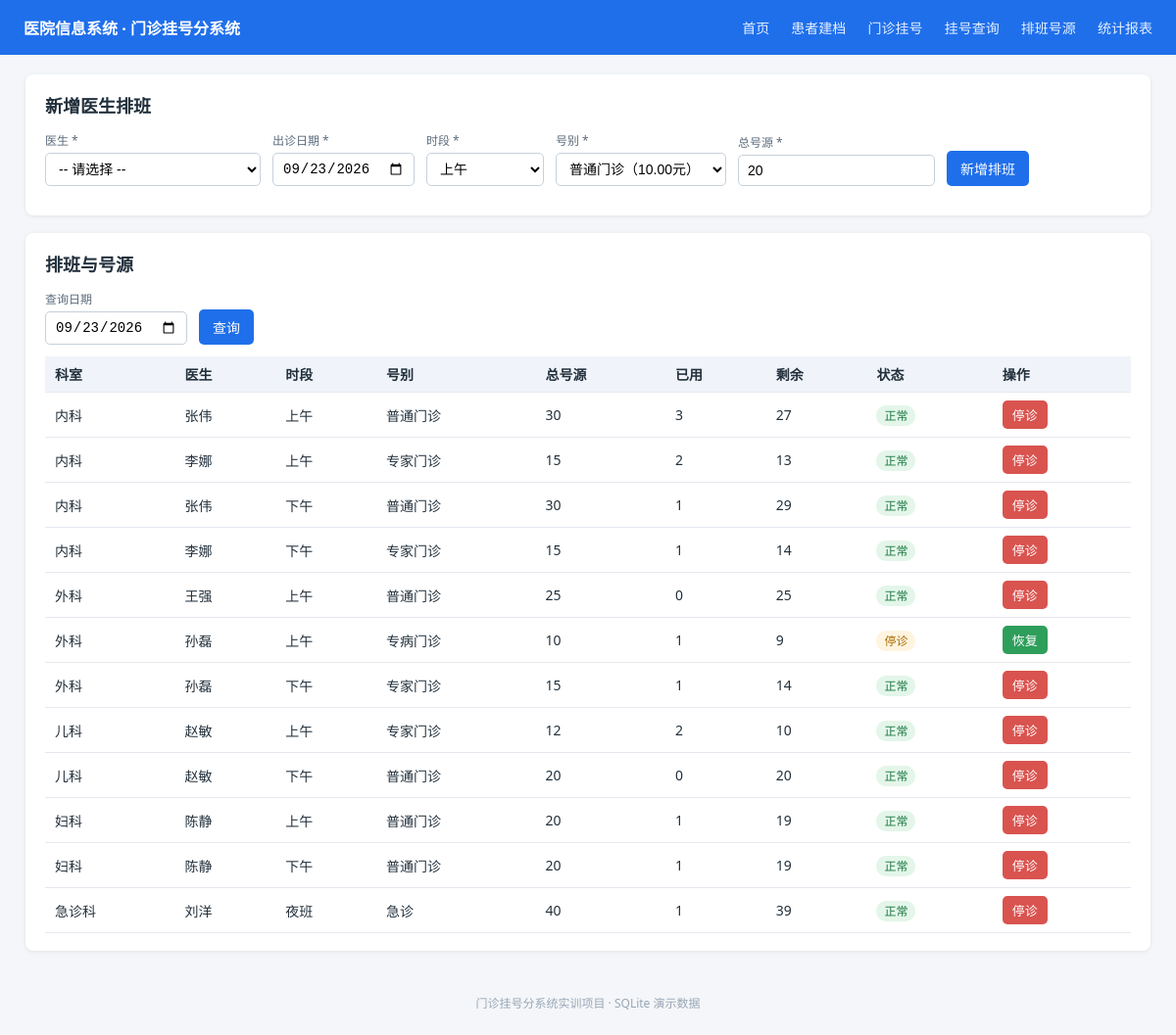
The page /schedules on the database as committed earlier.
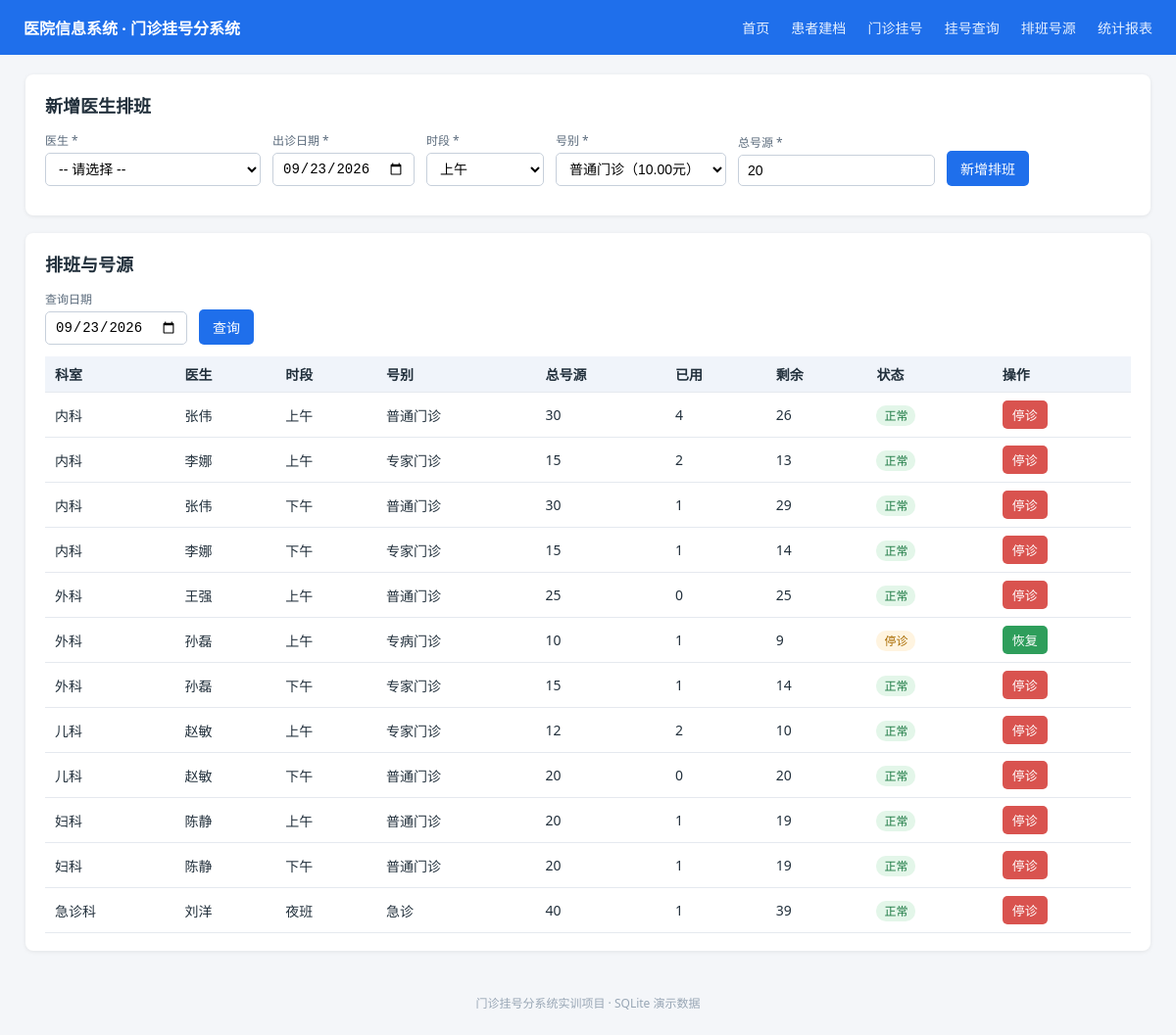
The same page on the database as committed later.
### tables this page shows
CREATE TABLE doctor_schedule (
    schedule_id INTEGER PRIMARY KEY AUTOINCREMENT,
    doctor_id   INTEGER NOT NULL REFERENCES doctor (doctor_id),
    dept_id     INTEGER NOT NULL REFERENCES department (dept_id),
    work_date   TEXT NOT NULL,
    time_period TEXT NOT NULL CHECK (time_period IN ('上午', '下午', '夜班')),
    level_id    INTEGER NOT NULL REFERENCES registration_level (level_id),
    total_quota INTEGER NOT NULL DEFAULT 0,
    used_quota  INTEGER NOT NULL DEFAULT 0,
    status      TEXT NOT NULL DEFAULT '正常' CHECK (status IN ('正常', '停诊')),
    UNIQUE (doctor_id, work_date, time_period)
);

CREATE TABLE department (
    dept_id   INTEGER PRIMARY KEY AUTOINCREMENT,
    dept_code TEXT NOT NULL UNIQUE,
    dept_name TEXT NOT NULL,
    dept_type TEXT NOT NULL DEFAULT '门诊' CHECK (dept_type IN ('门诊', '急诊')),
    location  TEXT,
    status    TEXT NOT NULL DEFAULT '启用' CHECK (status IN ('启用', '停用'))
);

CREATE TABLE doctor (
    doctor_id   INTEGER PRIMARY KEY AUTOINCREMENT,
    doctor_code TEXT NOT NULL UNIQUE,
    doctor_name TEXT NOT NULL,
    dept_id     INTEGER NOT NULL REFERENCES department (dept_id),
    title       TEXT,
    gender      TEXT CHECK (gender IN ('男', '女')),
    status      TEXT NOT NULL DEFAULT '在岗' CHECK (status IN ('在岗', '离岗'))
);

CREATE TABLE registration_level (
    level_id      INTEGER PRIMARY KEY AUTOINCREMENT,
    level_code    TEXT NOT NULL UNIQUE,
    level_name    TEXT NOT NULL,
    reg_fee       REAL NOT NULL DEFAULT 0,
    diagnosis_fee REAL NOT NULL DEFAULT 0
);

### app.py (the view)
@router.get("/schedules")
def schedules(request: Request, work_date: Optional[str] = Query(None)):
    work_date = work_date or today_str()
    rows = query(
        "SELECT s.*, d.doctor_name, dep.dept_name, lv.level_name, "
        "       (s.total_quota - s.used_quota) AS remaining "
        "FROM doctor_schedule s "
        "JOIN doctor d ON d.doctor_id = s.doctor_id "
        "JOIN department dep ON dep.dept_id = s.dept_id "
        "JOIN registration_level lv ON lv.level_id = s.level_id "
        "WHERE s.work_date = ? ORDER BY s.dept_id, s.time_period",
        (work_date,),
    )
    doctors = query(
        "SELECT d.*, dep.dept_name FROM doctor d "
        "JOIN department dep ON dep.dept_id = d.dept_id ORDER BY d.dept_id"
    )
    levels = query("SELECT * FROM registration_level ORDER BY level_id")
    return render(
        request, "schedules.html", schedules=rows, doctors=doctors, levels=levels,
        work_date=work_date,
    )

### templates/schedules.html (shortened to what this page needs)
{% extends "base.html" %}
{% block content %}
<div class="card">
  <h2>新增医生排班</h2>
  <form method="post" action="{{ url_for('schedule_create') }}">
    <div class="form-row">
      <div class="field"><label>医生 *</label>
        <select name="doctor_id" required>
          <option value="">-- 请选择 --</option>
        </select>
      </div>
      <div class="field"><label>出诊日期 *</label><input type="date" name="work_date" value="{{ work_date }}" required></div>
      <div class="field"><label>时段 *</label>
        <select name="time_period" required><option>上午</option><option>下午</option><option>夜班</option></select>
      </div>
      <div class="field"><label>号别 *</label>
        <select name="level_id" required>
          {% for l in levels %}
          <option value="{{ l.level_id }}">{{ l.level_name }}（{{ '%.2f'|format(l.reg_fee + l.diagnosis_fee) }}元）</option>
          {% endfor %}
        </select>
      </div>
      <div class="field"><label>总号源 *</label><input type="number" name="total_quota" min="1" value="20" required></div>
      <button type="submit">新增排班</button>
    </div>
  </form>
</div>
<div class="card">
  <h2>排班与号源</h2>
  <form method="get" class="form-row">
    <div class="field"><label>查询日期</label>
      <input type="date" name="work_date" value="{{ work_date }}" onchange="this.form.submit()">
    </div>
    <button type="submit">查询</button>
  </form>
  <table>
    <thead>
      <tr><th>科室</th><th>医生</th><th>时段</th><th>号别</th><th>总号源</th>
          <th>已用</th><th>剩余</th><th>状态</th><th>操作</th></tr>
    </thead>
    <tbody>
      {% for s in schedules %}
      <tr>
        <td>{{ s.dept_name }}</td><td>{{ s.doctor_name }}</td><td>{{ s.time_period }}</td>
        <td>{{ s.level_name }}</td><td>{{ s.total_quota }}</td><td>{{ s.used_quota }}</td>
        <td>{{ s.remaining }}</td>
        <td>
          {% if s.status == '正常' %}<span class="tag tag-ok">正常</span>
          {% else %}<span class="tag tag-warn">停诊</span>{% endif %}
        </td>
        <td>
          <form method="post" action="{{ url_for('schedule_stop', schedule_id=s.schedule_id) }}" style="display:inline">
            <button class="btn-sm {% if s.status == '正常' %}btn-danger{% else %}btn-success{% endif %}" type="submit">
              {% if s.status == '正常' %}停诊{% else %}恢复{% endif %}
            </button>
          </form>
        </td>
      </tr>
      {% else %}
      <tr><td colspan="9" class="muted">该日期暂无排班</td></tr>
      {% endfor %}
    </tbody>
  </table>
</div>
{% endblock %}

Rows that differ between the two databases and show on the page:
changed doctor_schedule (number 1 of 12 on the later page): used_quota "3" → "4"; remaining "27" → "26"
